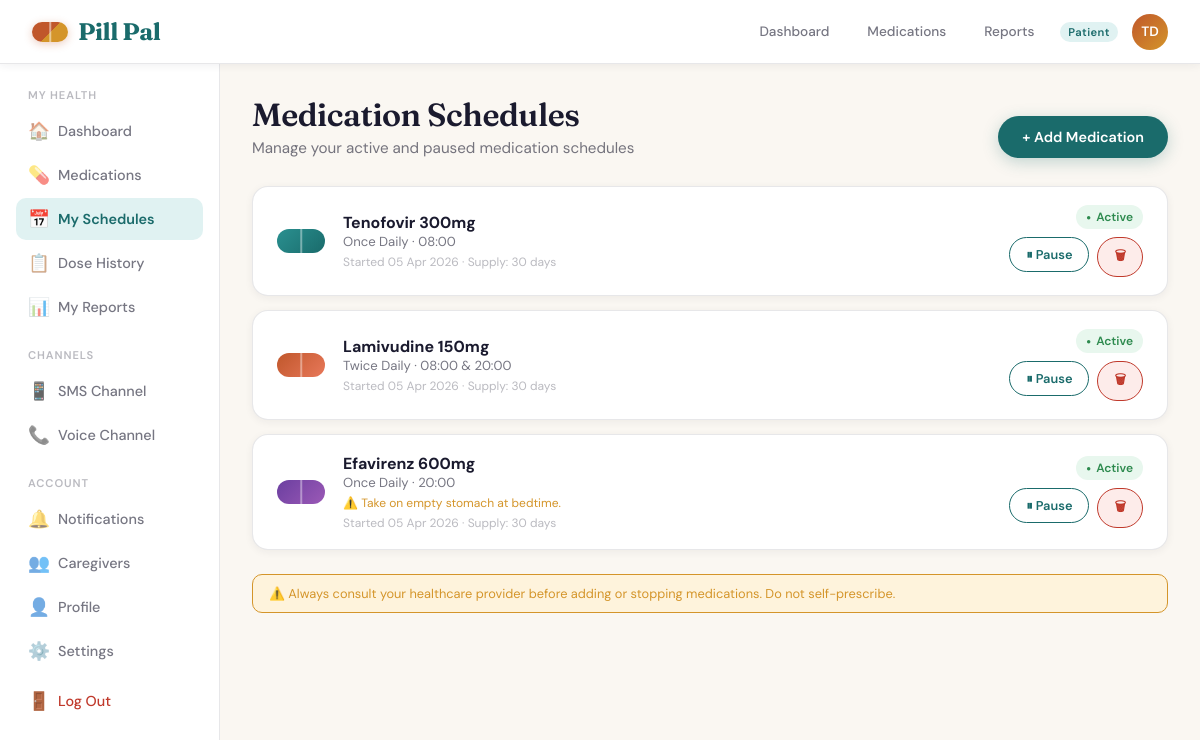
Page /medications/schedules/ (signed in) on the earlier database version.
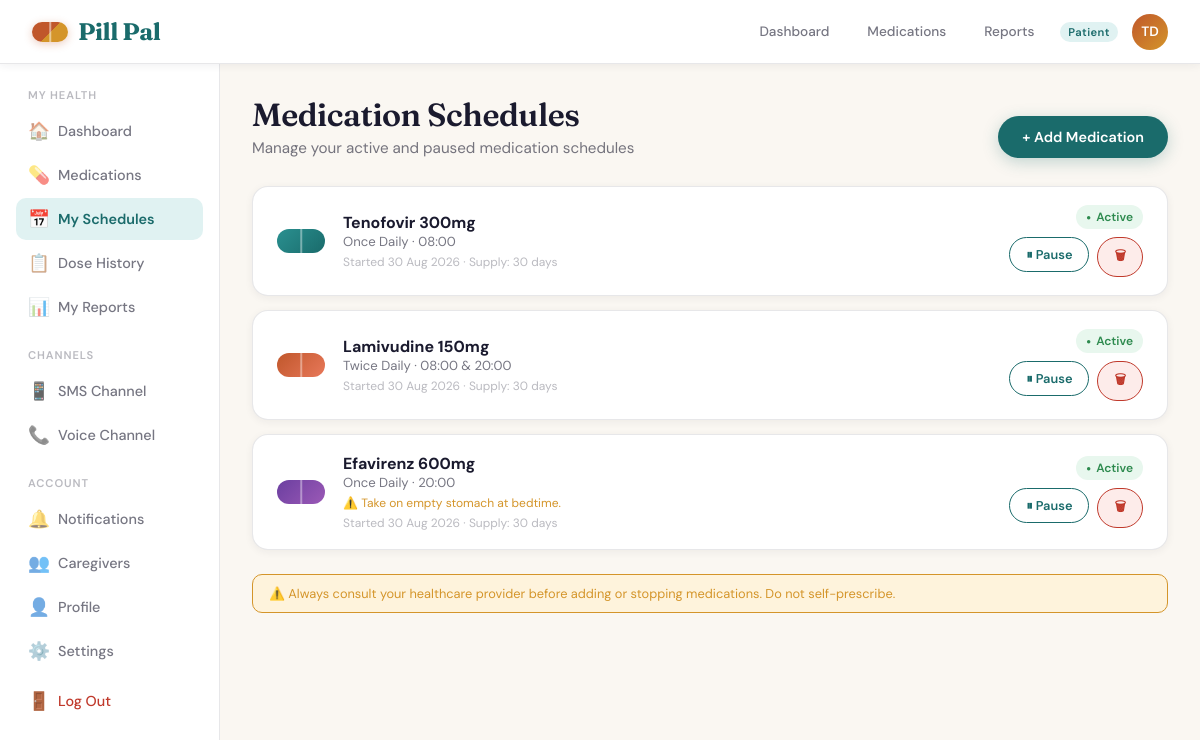
Same page on the later database version.
### medications/models.py (models this page shows, shortened)
class MedicationSchedule(models.Model):
    FREQUENCY_CHOICES = [
        ('once_daily', 'Once Daily'),
        ('twice_daily', 'Twice Daily'),
        ('three_daily', 'Three Times Daily'),
        ('weekly', 'Weekly'),
    ]
    patient = models.ForeignKey(settings.AUTH_USER_MODEL, on_delete=models.CASCADE, related_name='schedules')
    medication = models.ForeignKey(Medication, on_delete=models.CASCADE)
    dosage = models.CharField(max_length=100)
    frequency = models.CharField(max_length=20, choices=FREQUENCY_CHOICES, default='once_daily')
    scheduled_time_1 = models.TimeField()
    scheduled_time_2 = models.TimeField(null=True, blank=True)
    special_instructions = models.TextField(blank=True)
    is_active = models.BooleanField(default=True)
    start_date = models.DateField()
    end_date = models.DateField(null=True, blank=True)
    supply_days = models.IntegerField(default=30)

class Medication(models.Model):
    generic_name = models.CharField(max_length=200)
    brand_name = models.CharField(max_length=200, blank=True)
    drug_class = models.CharField(max_length=200, blank=True)
    description = models.TextField()
    how_to_take = models.TextField()
    side_effects = models.TextField()
    missed_dose_instructions = models.TextField()
    pill_color = models.CharField(max_length=50, default='#2A9090,#1A6B6B')

### medications/views.py (the view)
# urls.py: path('schedules/', views.schedule_list, name='schedule_list'),
@login_required
def schedule_list(request):
    schedules = MedicationSchedule.objects.filter(patient=request.user).select_related('medication').order_by('-is_active', 'scheduled_time_1')
    all_meds = Medication.objects.all()
    return render(request, 'core/schedule_list.html', {
        'schedules': schedules, 'all_meds': all_meds,
    })

### accounts/models.py (called while the page is built)
    @property
    def initials(self):
        parts = self.get_full_name().split()
        return ''.join(p[0] for p in parts[:2]).upper() if parts else self.username[:2].upper()

### core/templates/core/schedule_list.html (shortened to what this page needs)
{% extends 'core/base.html' %}
{% block content %}
<div class="page-header">
  <div class="header-row">
    <div>
      <h1>Medication Schedules</h1>
      <p class="subtitle">Manage your active and paused medication schedules</p>
    </div>
    <button class="btn btn-primary" onclick="document.getElementById('add-modal').style.display='flex'">+ Add Medication</button>
  </div>
</div>
{% if schedules %}
<div style="display:flex;flex-direction:column;gap:14px;">
  {% for s in schedules %}
  <div class="card" style="display:flex;align-items:center;gap:18px;padding:18px 24px;{% if not s.is_active %}opacity:.6;{% endif %}">
    <div style="width:48px;height:24px;border-radius:100px;background:linear-gradient(135deg,{{ s.medication.pill_color|default:'#2A9090,#1A6B6B' }});flex-shrink:0;position:relative;">
    </div>
    <div style="flex:1;">
      <div style="font-weight:700;font-size:1rem;">{{ s.medication.generic_name }} {{ s.dosage }}</div>
      <div class="text-sm">{{ s.get_frequency_display }} · {{ s.scheduled_time_1|time:"H:i" }}{% if s.scheduled_time_2 %} &amp; {{ s.scheduled_time_2|time:"H:i" }}{% endif %}</div>
      {% if s.special_instructions %}<div class="text-xs mt-4" style="color:var(--amber);">⚠️ {{ s.special_instructions }}</div>{% endif %}
      <div class="text-xs mt-4">Started {{ s.start_date|date:"d M Y" }} · Supply: {{ s.supply_days }} days</div>
    </div>
    <div style="display:flex;flex-direction:column;align-items:flex-end;gap:8px;">
      {% if s.is_active %}
        <span class="badge badge-green badge-dot">Active</span>
      {% else %}
        <span class="badge badge-amber">Paused</span>
      {% endif %}
      <div style="display:flex;gap:8px;">
        <form method="post" action="{% url 'schedule_toggle' s.pk %}" style="display:inline;">
          <button type="submit" class="btn btn-ghost btn-sm">
            {% if s.is_active %}⏸ Pause{% else %}▶ Resume{% endif %}
          </button>
        </form>
        <form method="post" action="{% url 'schedule_delete' s.pk %}"
              onsubmit="return confirm('Remove {{ s.medication.generic_name }} schedule? This cannot be undone.')">
          <button type="submit" class="btn btn-sm" style="background:var(--red-light);color:var(--red);border:1px solid var(--red);">🗑</button>
        </form>
      </div>
    </div>
  </div>
  {% endfor %}
</div>
{% endif %}
<div class="emergency-banner">
  ⚠️ Always consult your healthcare provider before adding or stopping medications. Do not self-prescribe.
</div>
{% endblock %}

Differences in the rows shown:
changed MedicationSchedule "300mg": start_date "05 Apr 2026" → "30 Aug 2026"
changed MedicationSchedule "150mg": start_date "05 Apr 2026" → "30 Aug 2026"
changed MedicationSchedule "600mg": start_date "05 Apr 2026" → "30 Aug 2026"
